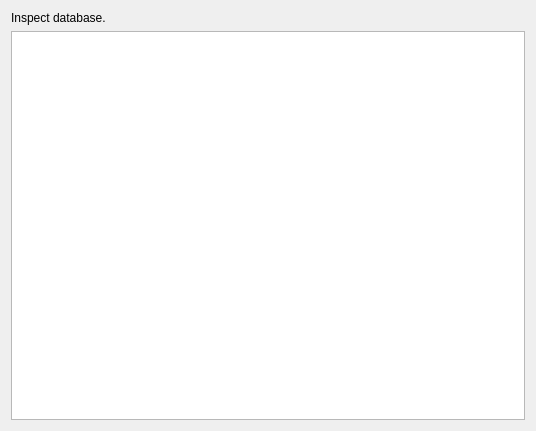
<?xml version="1.0" encoding="UTF-8"?>
<ui version="4.0">
 <class>InspectDatabaseDialog</class>
 <widget class="QDialog" name="InspectDatabaseDialog">
  <property name="geometry">
   <rect>
    <x>0</x>
    <y>0</y>
    <width>536</width>
    <height>431</height>
   </rect>
  </property>
  <property name="windowTitle">
   <string>Debug – Inspect Database</string>
  </property>
  <layout class="QVBoxLayout" name="verticalLayout_2">
   <item>
    <widget class="QLabel" name="label">
     <property name="text">
      <string>Inspect database.</string>
     </property>
    </widget>
   </item>
   <item>
    <widget class="QPlainTextEdit" name="textedit_database">
     <property name="readOnly">
      <bool>true</bool>
     </property>
    </widget>
   </item>
  </layout>
 </widget>
 <resources/>
 <connections/>
</ui>
